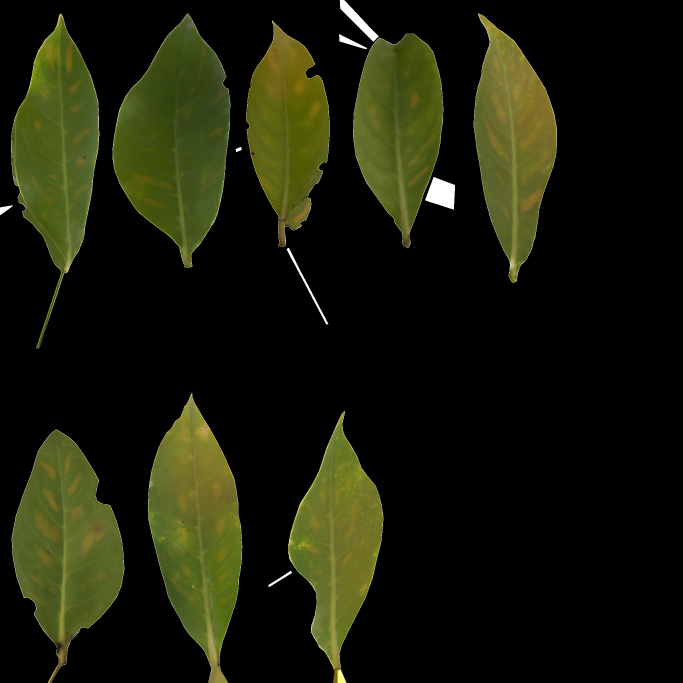
#> input picture forest-pool/tools/src/island_tree_01_leaves_diff_2k.jpg, 2048 x 2048 px (shown at 1/3 size); its folder holds 2 pictures in this run
$ python make_leaves.py
#> lines starting #> are read from the running program, lines starting #| are printed output that depends on the picture
# Procedural beech foliage textures.
#   leaf_atlas.webp / leaf_atlas_n.jpg : 4 single leaves (256x512 cells) for instanced leaf geometry
#   spray_atlas.webp / spray_atlas_n.jpg : 4 flat twig sprays (alternate leaves on zig-zag twigs), 2x2
#   bough_atlas.webp / bough_atlas_n.jpg : 2 whole branch ends built from the sprays, for distant trees
# Leaf outline maths is mirrored in src/foliage.js (leafHalfWidth).
import sys, math, random
import numpy as np
from PIL import Image, ImageDraw, ImageFilter
from scipy import ndimage

OUT = sys.argv[1] if len(sys.argv) > 1 else 'assets'
rs = np.random.RandomState(7)
random.seed(11)

# [9 lines left out: function fbm2, not called in this run]

def half_width(t):
    t = np.clip(t, 0, 1)
    return 0.30 * np.power(np.maximum(np.sin(np.pi * np.power(t, 0.80)), 0), 0.85) * (1 - 0.22 * t * t)

LEAF_V0, LEAF_V1 = 0.07, 0.95   # base and tip of the blade in cell v (0 = bottom)

# [84 lines left out: functions make_leaf, bleed, not called in this run]

# Scanned leaves (Poly Haven island_tree_01 / jacaranda_tree, CC0): cut each leaf out of its atlas, stand it
# tip-up in a 1:2 cell with the blade base at LEAF_V0, and pull the colour toward a deep olive-green.
import os
SRC = os.path.join(os.path.dirname(os.path.abspath(__file__)), 'src') + '/'
def as8(im):
    a = np.array(im)
    if a.dtype != np.uint8: a = (a.astype(np.float32) / 257).clip(0, 255).astype(np.uint8)
    return a
def scanned(name, target, min_area, horizontal=False, W=256, H=512):
#> called with name = 'island_tree_01', target = (68, 102, 40), min_area = 20000, horizontal = False, W = 256, H = 512
    col = as8(Image.open(f'{SRC}{name}_leaves_diff_2k.jpg').convert('RGB'))
#> in as8, a is the input picture: shape (2048, 2048, 3); mean R, G, B 25.2, 27.3, 9.9
    al = as8(Image.open(f'{SRC}{name}_leaves_alpha_2k.jpg'))
    if al.ndim == 3: al = al[..., 0]
    nr = as8(Image.open(f'{SRC}{name}_leaves_nor_gl_2k.jpg').convert('RGB'))
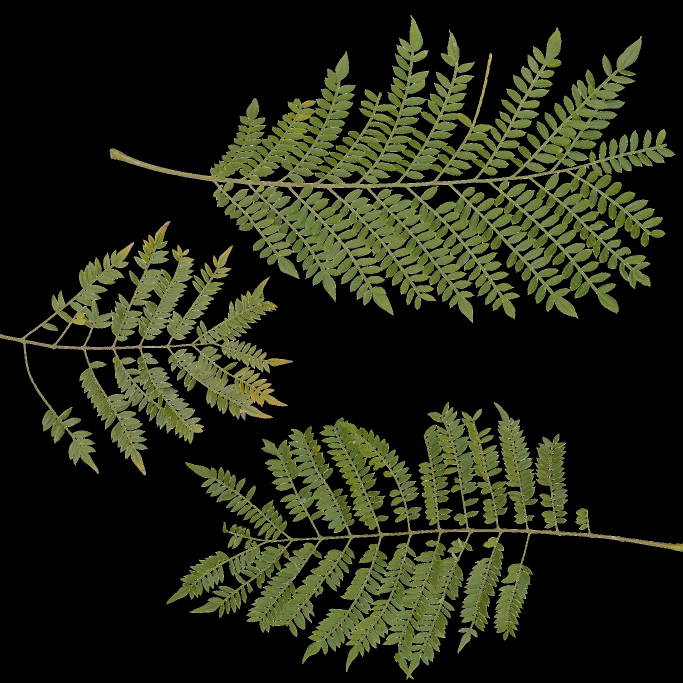
#> input picture forest-pool/tools/src/jacaranda_tree_leaves_diff_2k.jpg, 2048 x 2048 px, given in place of island_tree_01_leaves_nor_gl_2k.jpg, which was not available (shown at 1/3 size)
#> in as8, a is the input picture: shape (2048, 2048, 3); mean R, G, B 34, 37, 20.7
    lab, n = ndimage.label(al > 128)
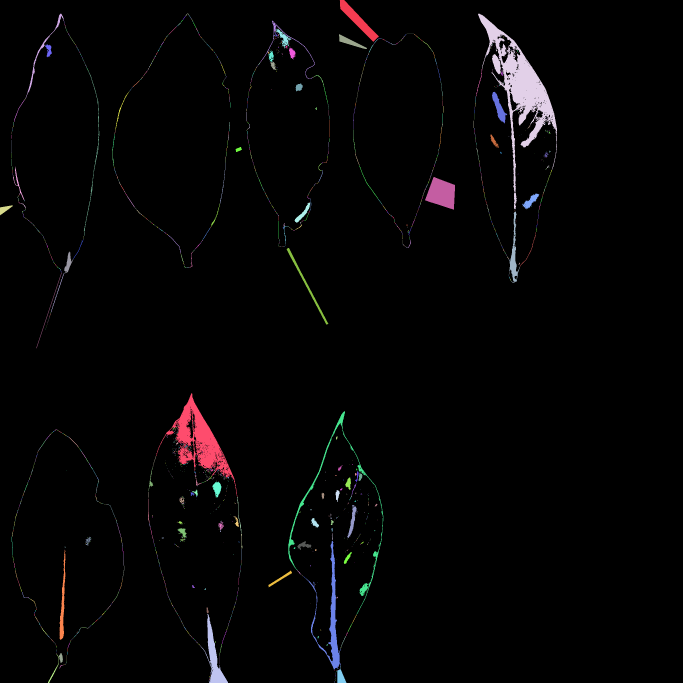
#> lab: shape (2048, 2048) int32 (shown at 1/3 size); 1919 distinct labels, from 0 to 1918; one colour per label, 0 black
#> n = 1918
    out = []
    objs = ndimage.find_objects(lab)
#> objs = 1918 items
    order = sorted(range(n), key=lambda i: (objs[i][0].start // 400, objs[i][1].start))
#> order = 1918 values, max 1917 at index 1893, min 0 at index 284, mean 958.5
    for i in order:
        sl = objs[i]
        m = (lab[sl] == i + 1)
        if m.sum() < min_area: continue
        a = (al[sl] * m).astype(np.uint8)
        c = Image.fromarray(np.dstack([col[sl], a]), 'RGBA'); nn = Image.fromarray(nr[sl], 'RGB')
        if horizontal:
            w = a.shape[1]; left = a[:, :int(w * 0.15)].sum(); right = a[:, -int(w * 0.15):].sum()
            rot = 90 if left < right else -90            # stalk end has less leaf: turn the tip up
            c = c.rotate(rot, expand=True); nn = nn.rotate(rot, expand=True)
            v = np.array(nn).astype(np.float32) / 127.5 - 1
            th = math.radians(rot); ct, st = math.cos(th), math.sin(th)
            x = v[..., 0] * ct - v[..., 1] * st; y = v[..., 0] * st + v[..., 1] * ct
            v[..., 0], v[..., 1] = x, y
            nn = Image.fromarray(((v * 0.5 + 0.5) * 255).clip(0, 255).astype(np.uint8), 'RGB')
        # fit: blade spans LEAF_V0..LEAF_V1 of the cell height
        bh = int(H * (LEAF_V1 - LEAF_V0)); bw = min(W - 4, int(c.size[0] * bh / c.size[1]))
        c = c.resize((bw, bh), Image.LANCZOS); nn = nn.resize((bw, bh), Image.LANCZOS)
        cell = Image.new('RGBA', (W, H), (0, 0, 0, 0)); celln = Image.new('RGB', (W, H), (128, 128, 255))
        pos = ((W - bw) // 2, int(H * (1 - LEAF_V1)))
        cell.paste(c, pos); celln.paste(nn, pos, c.getchannel('A'))
        out.append([cell, celln])
#> this loop made 1918 passes
#> (i, m) on passes 1 to 3: (433, [True, True, True, True, True, True, True, True]), (421, [True, True, True]), (413, [True, True, True, True, True, True])
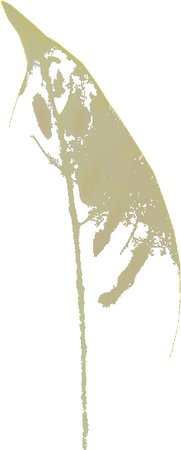
#> c: PIL image 181x450 RGBA; mean R, G, B, A 36.4, 33.9, 14.8, 29.1; transparent parts drawn white
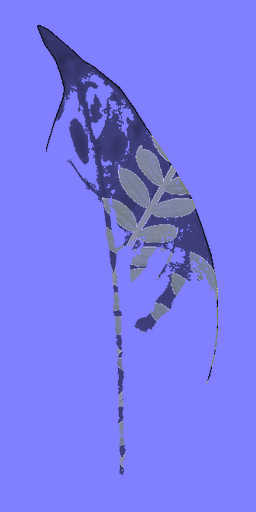
#> celln: PIL image 256x512 RGB; mean R, G, B 122.2, 122.6, 239
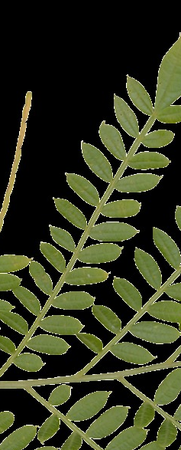
#> nn: PIL image 181x450 RGB; mean R, G, B 52.9, 57.8, 32.7
#> after the loop, out = 1 item
    # colour: common gain so the set averages `target`, keeping each leaf's own blotches and veins
    px = np.concatenate([np.array(c)[..., :3][np.array(c)[..., 3] > 128] for c, _ in out]).astype(np.float32)
    gain = np.array(target, np.float32) / px.mean(0)
#> gain = [0.485, 0.79, 0.747]
    for o in out:
        a = np.array(o[0]).astype(np.float32); a[..., :3] = np.clip(a[..., :3] * gain, 0, 255)
        o[0] = Image.fromarray(a.astype(np.uint8), 'RGBA')
#> this loop made 1 pass
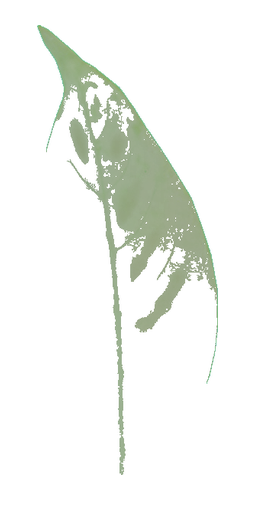
#> a: shape (512, 256, 4) float32; mean of channels 0, 1, 2, 3 11, 16.6, 6.9, 18.1; transparent parts drawn white
    return [tuple(o) for o in out]

broad = scanned('island_tree_01', (68, 102, 40), 20000)
#> broad = 1 item
fronds = scanned('jacaranda_tree', (52, 78, 31), 20000, horizontal=True)
#> call 2 of scanned, with name = 'jacaranda_tree', target = (52, 78, 31), min_area = 20000, horizontal = True, W = 256, H = 512
#> in scanned (call 2), `if al.ndim == 3: al = al[..., 0]`:
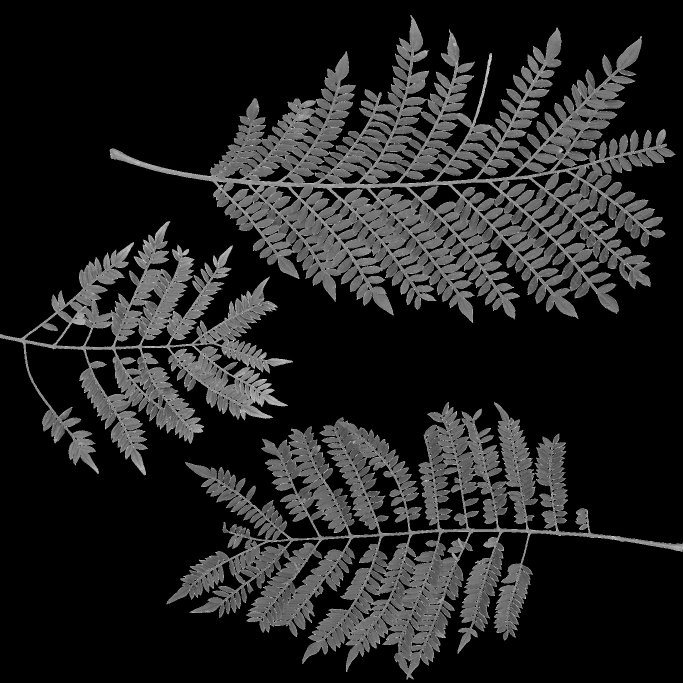
#> al: shape (2048, 2048) (shown at 1/3 size); min 0, max 255, mean 34
#> (the run stopped early here; a loop or call above may not have finished)
